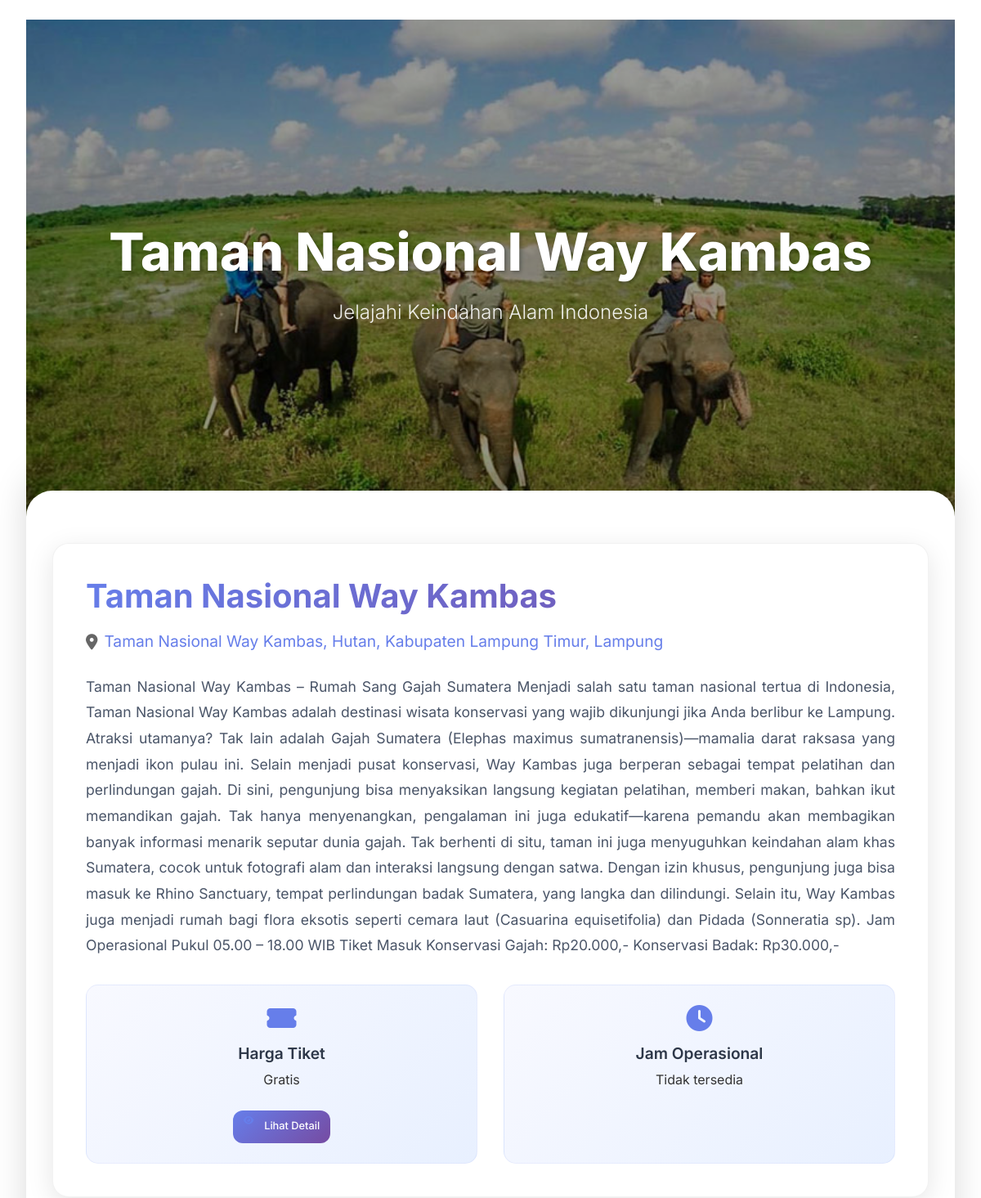
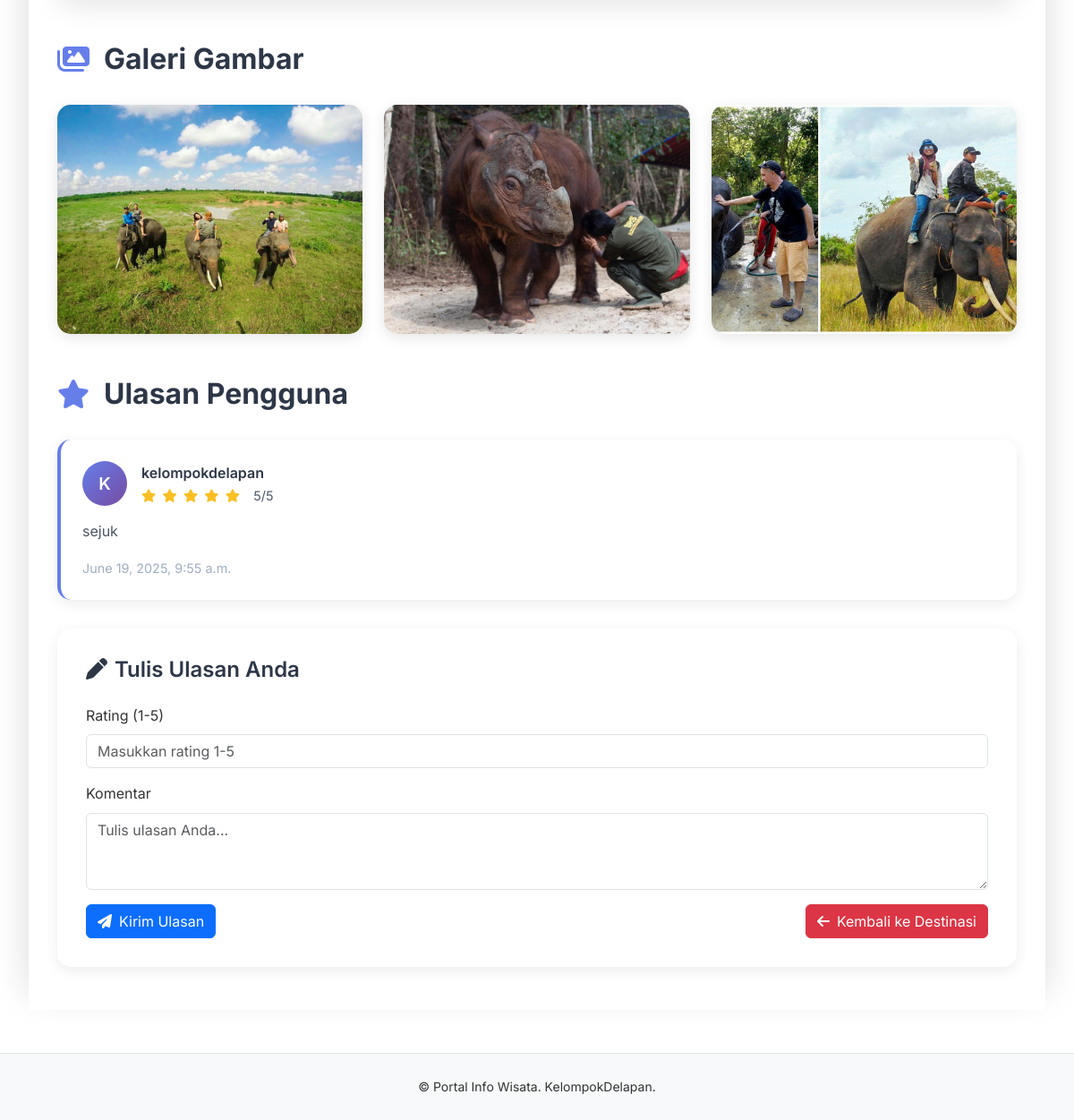
Screenshot of /destinasi/4/ (signed in) with the database file from the repository (2 pictures, top to bottom).
### wisata/models.py (models this page shows, shortened)
class GambarDestinasi(models.Model):  # Inheritance
    destinasi = models.ForeignKey(  # Relasi ke DestinasiWisata
        DestinasiWisata,
        on_delete=models.CASCADE,
        related_name='gambar'
    )
    gambar = models.ImageField(  # Field khusus untuk upload gambar
        upload_to='gambar_destinasi/',
        verbose_name=_("Gambar")
    )
    keterangan = models.CharField(
        max_length=255,
        blank=True,
        verbose_name=_("Keterangan")
    )
    class Meta:
        verbose_name = _("Gambar Destinasi")
        verbose_name_plural = _("Gambar Destinasi")

class DestinasiWisata(models.Model):
    nama = models.CharField(max_length=100)
    lokasi = models.CharField(max_length=255)
    kategori = models.ForeignKey(KategoriDestinasi, on_delete=models.CASCADE)
    deskripsi = models.TextField()
    harga_tiket = models.CharField(max_length=50, default="Gratis")
    jam_buka = models.TimeField(null=True, blank=True)
    jam_tutup = models.TimeField(null=True, blank=True)
    tanggal_dibuat = models.DateTimeField(auto_now_add=True)
    tanggal_diperbarui = models.DateTimeField(auto_now=True)

class UlasanPengguna(models.Model):  # Inheritance
    destinasi = models.ForeignKey(  # Relasi ke DestinasiWisata
        DestinasiWisata,
        on_delete=models.CASCADE,
        related_name='ulasan',
        verbose_name=_("Destinasi")
    )
    pengguna = models.ForeignKey(  # Relasi ke model User bawaan Django
        User,
        on_delete=models.CASCADE,
        verbose_name=_("Pengguna")
    )
    rating = models.PositiveSmallIntegerField(verbose_name=_("Rating (1-5)"))  # Angka rating 1-5
    komentar = models.TextField(blank=True, verbose_name=_("Komentar"))  # Ulasan teks opsional
    tanggal_ulasan = models.DateTimeField(auto_now_add=True, verbose_name=_("Tanggal Ulasan"))
    class Meta:
        verbose_name = _("Ulasan Pengguna")
        verbose_name_plural = _("Ulasan Pengguna")
        ordering = ['-tanggal_ulasan']  # Default urutan berdasarkan tanggal terbaru

### wisata/views.py (the view, shortened to what this page needs)
# urls.py: path('destinasi/<int:destinasi_id>/', DetailDestinasiView.as_view(), name='detail_destinasi'),
class DetailDestinasiView(LoginRequiredMixin, View):
    login_url = '/login/'
    def get(self, request, destinasi_id):
        destinasi = get_object_or_404(DestinasiWisata, id=destinasi_id)
        gambar_list = destinasi.gambar.all()
        ulasan_list = UlasanPengguna.objects.filter(destinasi=destinasi).order_by('-tanggal_ulasan')
        harga_list = DetailHargaTiket.objects.filter(destinasi=destinasi, aktif=True)
        form = UlasanForm()
        return render(request, 'detail_destinasi.html', {
            'destinasi': destinasi,
            'gambar_list': gambar_list,
            'ulasan_list': ulasan_list,
            'harga_list': harga_list,
            'form': form,
        })

### wisata/forms.py
class UlasanForm(forms.ModelForm):
    class Meta:
        model = UlasanPengguna
        fields = ['rating', 'komentar']
        widgets = {
            'rating': forms.NumberInput(attrs={
                'min': 1,
                'max': 5,
                'class': 'form-control',
                'placeholder': 'Masukkan rating 1-5'
            }),
            'komentar': forms.Textarea(attrs={
                'rows': 3,
                'class': 'form-control',
                'placeholder': 'Tulis ulasan Anda...'
            }),
        }
        labels = {
            'rating': 'Rating (1-5)',
            'komentar': 'Komentar / Ulasan',
        }

### wisata/templates/detail_destinasi.html (shortened to what this page needs)
{% extends "layouts.html" %}
{% load humanize %}
{% load formatters %}
{% block content %}
<div class="hero-section" {% if gambar_list.0 %}style="background-image: url('{{ gambar_list.0.gambar.url }}');"{% endif %}>
    <div class="hero-content">
        <h1 class="hero-title">{{ destinasi.nama }}</h1>
        <p class="hero-subtitle">Jelajahi Keindahan Alam Indonesia</p>
    </div>
    <div class="scroll-indicator" onclick="document.querySelector('.content-section').scrollIntoView({behavior: 'smooth'})">
    </div>
</div>
<div class="content-section">
    <div class="container">
        <div class="glass-card stagger-animation">
            <h2 class="info-title">{{ destinasi.nama }}</h2>
            <p class="info-location">
                <i class="fas fa-map-marker-alt"></i>
                <a href="https://www.google.com/maps/search/?api=1&query={{ destinasi.lokasi|urlencode }}" target="_blank" rel="noopener noreferrer">
                    {{ destinasi.lokasi }}
                </a>
            </p>
            <p class="info-description">{{ destinasi.deskripsi }}</p>
            <div class="info-grid">
                <div class="info-item">
                    <i class="fas fa-ticket-alt"></i>
                    <h5>Harga Tiket</h5>
                    <p>{{ destinasi.harga_tiket }}</p>
                    <button class="btn-ticket" onclick="openModal()">
                        <i class="fas fa-eye me-2"></i>Lihat Detail
                    </button>
                </div>
                <div class="info-item">
                    <i class="fas fa-clock"></i>
                    <h5>Jam Operasional</h5>
                    <p>
                        {% if destinasi.jam_buka and destinasi.jam_tutup %}
                            {{ destinasi.jam_buka|time:"H:i" }} - {{ destinasi.jam_tutup|time:"H:i" }}
                        {% else %}
                            Tidak tersedia
                        {% endif %}
                    </p>
                </div>
            </div>
        </div>
        <h3 class="section-title"><i class="fas fa-images"></i>Galeri Gambar</h3>
        <div class="gallery-grid">
            {% for gambar in gambar_list %}
                <div class="gallery-item stagger-animation" onclick="openLightbox('{{ gambar.gambar.url }}', '{{ gambar.keterangan }}')">
                    <img src="{{ gambar.gambar.url }}" alt="{{ gambar.keterangan }}">
                </div>
            {% empty %}
                <div class="no-content">
                    <i class="fas fa-images"></i>
                    <p>Belum ada gambar untuk destinasi ini.</p>
                </div>
            {% endfor %}
        </div>
        <h3 class="section-title"><i class="fas fa-star"></i>Ulasan Pengguna</h3>
        {% for ulasan in ulasan_list %}
            <div class="review-card stagger-animation">
                <div class="review-header">
                    <div class="review-avatar">{{ ulasan.pengguna.username|first|upper }}</div>
                    <div>
                        <div class="review-username">{{ ulasan.pengguna.username }}</div>
                        <div class="review-rating">
                            {% for i in "12345" %}
                                {% if forloop.counter <= ulasan.rating %}
                                    <i class="fas fa-star"></i>
                                {% else %}
                                    <i class="far fa-star"></i>
                                {% endif %}
                            {% endfor %}
                            <span style="color: #4a5568; margin-left: 0.5rem;">{{ ulasan.rating }}/5</span>
                        </div>
                    </div>
                </div>
                <p class="review-comment">{{ ulasan.komentar }}</p>
                <div class="review-date">{{ ulasan.tanggal_ulasan }}</div>
            </div>
        {% empty %}
            <div class="no-content">
                <i class="fas fa-star"></i>
                <p>Belum ada ulasan untuk destinasi ini.</p>
            </div>
        {% endfor %}
        {% if user.is_authenticated %}
            <div class="form-section">
                <h4><i class="fas fa-pen me-2"></i>Tulis Ulasan Anda</h4>
                <form method="POST">
                    <div class="mb-3">
                        <label for="id_rating" class="form-label">Rating (1-5)</label>
                        {{ form.rating }}
                    </div>
                    <div class="mb-3">
                        <label for="id_komentar" class="form-label">Komentar</label>
                        {{ form.komentar }}
                    </div>
                    <div class="d-flex justify-content-between align-items-center">
                        <button type="submit" class="btn btn-primary">
                            <i class="fas fa-paper-plane me-2"></i>Kirim Ulasan
                        </button>
                        <a href="{% url 'destinasi_wisata' %}" class="btn btn-danger">
                            <i class="fas fa-arrow-left me-2"></i>Kembali ke Destinasi
                        </a>
                    </div>
                </form>
            </div>
        {% else %}
            <div class="glass-card">
                <p class="text-center" style="font-size: 1.2rem; color: #666;">
                    Silakan <a href="{% url 'login' %}" style="color: #667eea; text-decoration: none; font-weight: 600;">login</a> untuk menulis ulasan.
                </p>
            </div>
        {% endif %}
    </div>
</div>
<link href="https://cdnjs.cloudflare.com/ajax/libs/font-awesome/6.4.0/css/all.min.css" rel="stylesheet">
{% endblock %}

### wisata/templates/layouts.html (style rules this page uses)
html, body { height: 100%; }

### rows the page displays
GambarDestinasi: destinasi+gambar (picture), gambar (picture)
DestinasiWisata: nama "Taman Nasional Way Kambas", lokasi "Taman Nasional Way Kambas, Hutan, Kabupaten Lampung Timur, Lampung", deskripsi "Taman Nasional Way Kambas – Rumah Sang Gajah Sumatera Menjadi salah satu taman nasional tertua di Indonesia, Taman Nasional Way Kambas adalah destinasi wisata konservasi yang wajib dikunjungi jika Anda berlibur ke Lampung. Atraksi utamanya? Tak lain adalah Gajah Sumatera (Elephas maximus sumatranensis)—mamalia darat raksasa yang menjadi ikon pulau ini. Selain menjadi pusat konservasi, Way Kambas juga berperan sebagai tempat pelatihan dan perlindungan gajah. Di sini, pengunjung bisa menyaksikan langsung kegiatan pelatihan, memberi makan, bahkan ikut memandikan gajah. Tak hanya menyenangkan, pengalaman ini juga edukatif—karena pemandu akan membagikan banyak informasi menarik seputar dunia…", harga_tiket "Gratis"
GambarDestinasi: gambar (picture)
GambarDestinasi: gambar (picture)
UlasanPengguna: pengguna.username|first "K", pengguna.username "kelompokdelapan", rating "5", komentar "sejuk", tanggal_ulasan "June 19, 2025, 9:55 a.m."
